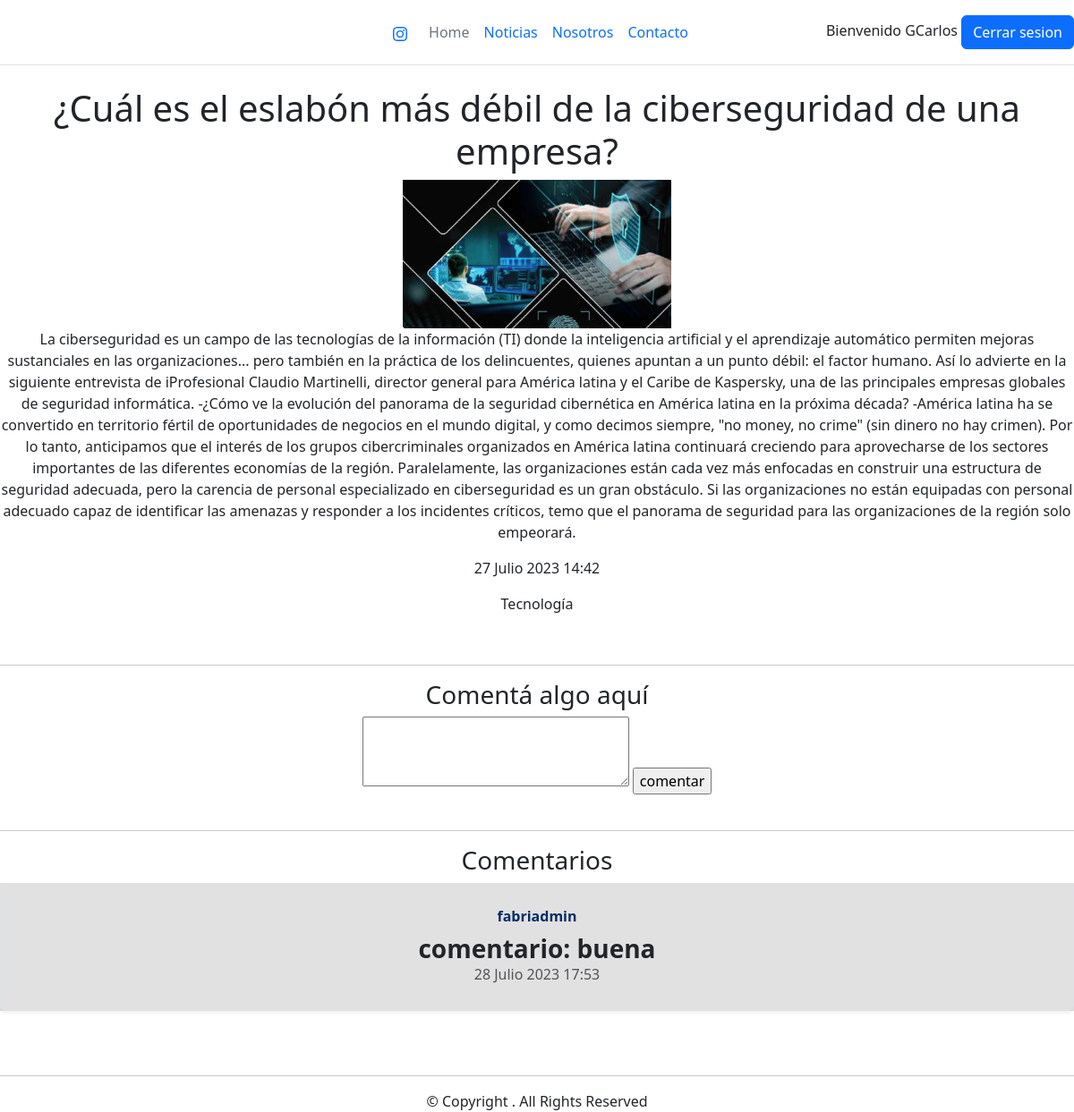
Page /noticias/detalle3 (signed in) on the committed database.
### apps/usuarios/models.py (models this page shows)
class Usuario(AbstractUser):
    pass

### apps/noticias/models.py (models this page shows, shortened)
class Noticia(models.Model):
    titulo = models.CharField(max_length=150)
    cuerpo = models.TextField()
    fecha = models.DateTimeField(auto_now_add=True)
    imagen = models.ImageField(upload_to='noticias')
    categoria_noticia = models.ForeignKey(Categoria, on_delete=models.CASCADE)
    def __str__(self) -> str:
        return self.titulo

class Categoria(models.Model):
    nombre = models.CharField(max_length=50)
    def __str__(self) -> str:
        return self.nombre

class Comentario(models.Model):
    texto = models.TextField(null=True)
    fecha = models.DateTimeField(auto_now_add=True)
    noticia = models.ForeignKey(Noticia, on_delete=models.CASCADE)
    usuario = models.ForeignKey(Usuario, on_delete=models.CASCADE)

### apps/noticias/views.py (the view)
# urls.py: path('detalle<int:pk>', views.Detalle_Noticias, name='detalle'),
@login_required
def Detalle_Noticias(request, pk):
    contexto = {}
    n = Noticia.objects.get(pk=pk)
    contexto['noticia'] = n
    c = Comentario.objects.filter(noticia=n)
    contexto['comentarios'] = c
    return render(request, 'noticias/detalle.html', contexto)

### templates/noticias/detalle.html (shortened to what this page needs)
{% extends 'base.html' %}
{% load static %}
{% block contenido%}
<h1>{{noticia}}</h1>
<img src="{{noticia.imagen.url}}" alt="" width="300">
<p>{{noticia.cuerpo}}</p>
<p>{{noticia.fecha}}</p>
<p>{{noticia.categoria_noticia}}</p>
<br>
<hr>
<h3>Comentá algo aquí</h3>
<form action="{% url 'noticias:comentar' %}" method="post">{% csrf_token %}
    <textarea name="comentario" cols="30" rows="3"></textarea>
    <input type="submit" value="comentar">
</form>
<br>
<hr>
<h3>Comentarios</h3>
    {% for com in comentarios %}
    <div class="contenedor">
    <div class="row mb-2">
        <div class="col-md-16">
            <div class="row g-0 border rounded overflow-hidden flex-md-row mb-8 shadow-sm h-md-250 position-relative">
                <div class="col p-4 d-flex flex-column position-static">
                    <strong class="d-inline-block mb-2 text-primary-emphasis">{{ com.usuario }}  </strong>
                    <h3 class="mb-0"><strong> comentario: {{ com.texto }}</strong></h3>
                    <div class="mb-1 text-body-secondary"> {{ com.fecha }}</div>
                </div>
            </div>
        </div>
    </div>
</div>
{% endfor %}
{% endblock contenido%}

### templates/navbar.html (shortened to what this page needs)
<header
    class="d-flex flex-wrap align-items-center justify-content-center justify-content-md-between py-3 mb-4 border-bottom">
    <div class="col-md-3 mb-2 mb-md-0">
        <a href="/" class="d-inline-flex link-body-emphasis text-decoration-none">
            <svg class="bi" width="40" height="32" role="img" aria-label="Bootstrap">
                <use xlink:href="#bootstrap"></use>
            </svg>
        </a>
    </div>
    <ul class="nav col-12 col-md-auto mb-2 justify-content-center mb-md-0">
        <li class="nav-item">
            <a class="nav-link" target="_blank "href="https://www.instagram.com/fabri__alarcon/"></a>
        <li><a href="{% url 'home' %}" class="nav-link px-2 link-secondary">Home</a></li>
        {% if user.is_authenticated %}
        <li><a href="{% url 'noticias:inicio' %}" class="nav-link px-2">Noticias</a></li>
        {% else %}
        <li><a href="{% url 'login' %}" class="nav-link px-2">Noticias</a></li>
        {% endif %}
        <li><a href="{% url 'nosotros' %}" class="nav-link px-2">Nosotros</a></li>
        <li><a href="{% url 'noticias:contacto' %}" class="nav-link px-2">Contacto</a></li>
    </ul>
    <div class="col-md-3 text-end">
        {% if user.is_authenticated %}
        Bienvenido {{ user.username }}
        <button type="button" class="btn btn-primary"><a class="nav-link" href="{% url 'logout' %}">Cerrar
                sesion</a></button>
        {% else %}
        <button type="button" class="btn btn-outline-primary me-2"><a class="nav-link" href="{% url 'login' %}"> iniciar
                sesion</a></button>
        <button type="button" class="btn btn-outline-primary me-2"><a class="nav-link"
                href="{% url 'usuarios:registro' %}">Registrar</a></button>
        {% endif %}
    </div>
</header>

### static/css/main.css (style rules this page uses)
.contenedor { background-color: rgb(225, 225, 225); }
* { text-align: center; }

### rows in the picture
Usuario: username "GCarlos"
Noticia: titulo "¿Cuál es el eslabón más débil de la ciberseguridad de una empresa?", imagen (picture), cuerpo "La ciberseguridad es un campo de las tecnologías de la información (TI) donde la inteligencia artificial y el aprendizaje automático permiten mejoras sustanciales en las organizaciones... pero también en la práctica de los delincuentes, quienes apuntan a un punto débil: el factor humano. Así lo advierte en la siguiente entrevista de iProfesional Claudio Martinelli, director general para América latina y el Caribe de Kaspersky, una de las principales empresas globales de seguridad informática. -¿Cómo ve la evolución del panorama de la seguridad cibernética en América latina en la próxima década? -América latina ha se convertido en territorio fértil de oportunidades de negocios en el mundo…", fecha "27 Julio 2023 14:42", categoria_noticia "Tecnología"
Comentario: usuario "fabriadmin", texto "buena", fecha "28 Julio 2023 17:53"
